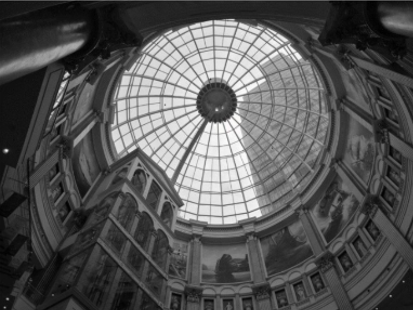
%> input picture 第 1 章 基于直方图优化的图像去雾技术/image.png, 413 x 310 px
$ octave --eval "result = RemoveFogByGlobalHisteq(imread('image.png'));"   (GNU Octave 9; MATLAB toolbox functions it lacks are replaced by stand-ins)
%> lines starting %> are read from the running program, lines starting %| are printed output that depends on the picture
% @ 全局直方图处理
function In = RemoveFogByGlobalHisteq(I, flag)
% 对于 RGB 图像，分别对 R、G、B 进行均衡，再得到新的 RGB 图像
% 输入参数：
% I——图像矩阵
% flag——显示标记
% 输出参数：
% In——结果图像

% 确定函数被调用时输入参数的数量
if nargin <2
    flag=1;
end

% 提取图像的R G B分量
R=I(:,:,1);
G=I(:,:,2);
B=I(:,:,3);

% 分别对图像的 R、G、B 分量进行全局直方图均衡化
M = histeq(R);
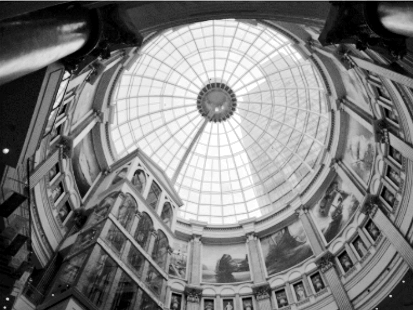
%> M: size 310x413 uint8; min 0, max 255, mean 126.4
N = histeq(G);
L = histeq(B);

% 通过集成全局直方图均衡化后的分量来得到结果图像
In = cat(3, M, N, L);
% 结果显示
if flag
    figure;
    subplot(2, 2, 1); imshow(I); title('原图像', 'FontWeight', 'Bold');
    subplot(2, 2, 2); imshow(In); title('处理后的图像', 'FontWeight', 'Bold')
    % 灰度化，用于计算直方图
    Q = rgb2gray(I);
    W = rgb2gray(In);
%> `result = RemoveFogByGlobalHisteq(imread('image.png'));`:
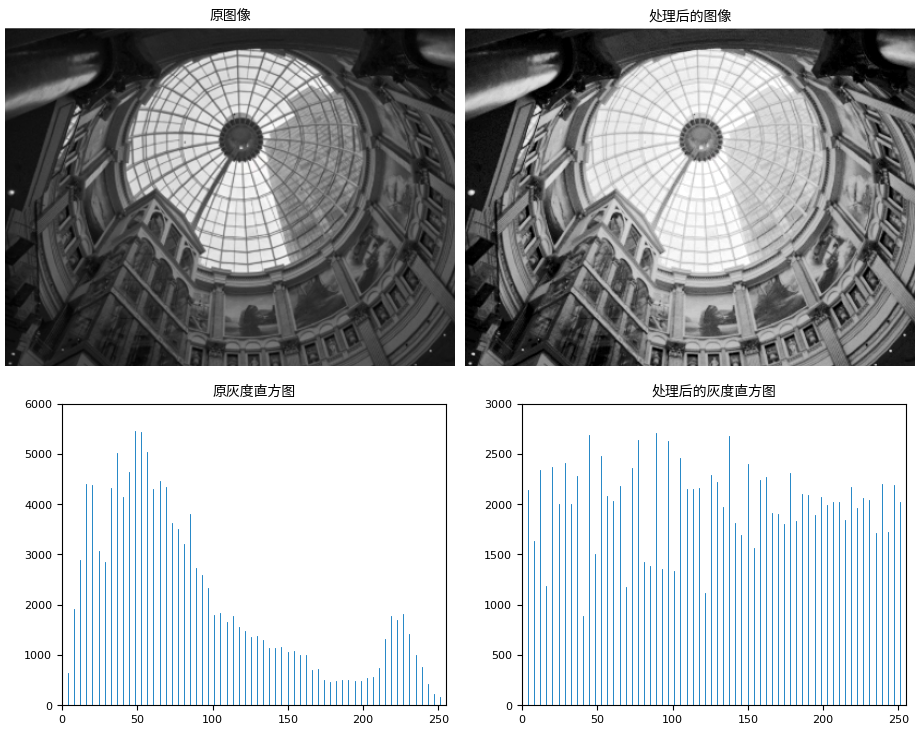
%> figure redrawn from the program's plot data, 4 panels
    subplot(2, 2, 3); imhist(Q, 64); title('原灰度直方图', 'FontWeight', 'Bold');
    subplot(2, 2, 4); imhist(W, 64); title('处理后的灰度直方图', 'FontWeight', 'Bold');
end
